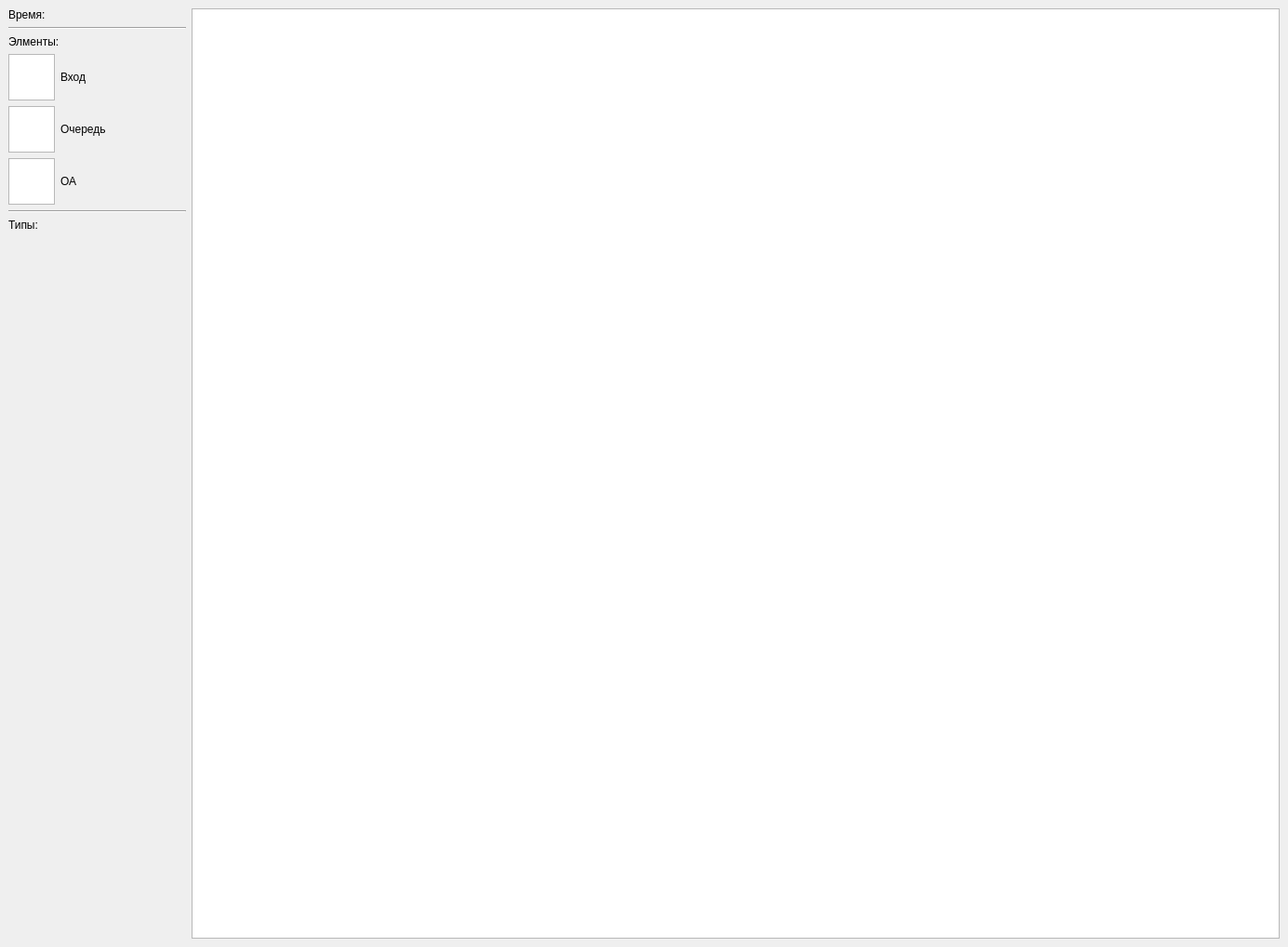
<?xml version="1.0" encoding="UTF-8"?>
<ui version="4.0">
 <class>Anim</class>
 <widget class="QMainWindow" name="Anim">
  <property name="geometry">
   <rect>
    <x>0</x>
    <y>0</y>
    <width>1385</width>
    <height>1018</height>
   </rect>
  </property>
  <property name="windowTitle">
   <string>Анимация</string>
  </property>
  <widget class="QWidget" name="centralwidget">
   <layout class="QHBoxLayout" name="horizontalLayout">
    <item>
     <layout class="QVBoxLayout" name="verticalLayout">
      <item>
       <widget class="QLabel" name="label">
        <property name="text">
         <string>Время: </string>
        </property>
       </widget>
      </item>
      <item>
       <widget class="Line" name="line">
        <property name="orientation">
         <enum>Qt::Horizontal</enum>
        </property>
       </widget>
      </item>
      <item>
       <widget class="QLabel" name="label_8">
        <property name="text">
         <string>Элменты:</string>
        </property>
       </widget>
      </item>
      <item>
       <layout class="QGridLayout" name="gridLayout" columnstretch="0,1,0" columnminimumwidth="0,0,0">
        <item row="0" column="1">
         <widget class="QLabel" name="label_3">
          <property name="text">
           <string>Вход</string>
          </property>
         </widget>
        </item>
        <item row="1" column="0">
         <widget class="QGraphicsView" name="qGW">
          <property name="sizePolicy">
           <sizepolicy hsizetype="Fixed" vsizetype="Fixed">
            <horstretch>0</horstretch>
            <verstretch>0</verstretch>
           </sizepolicy>
          </property>
          <property name="maximumSize">
           <size>
            <width>50</width>
            <height>50</height>
           </size>
          </property>
         </widget>
        </item>
        <item row="2" column="1">
         <widget class="QLabel" name="label_7">
          <property name="text">
           <string>ОА</string>
          </property>
         </widget>
        </item>
        <item row="1" column="1">
         <widget class="QLabel" name="label_6">
          <property name="text">
           <string>Очередь</string>
          </property>
         </widget>
        </item>
        <item row="2" column="0">
         <widget class="QGraphicsView" name="oaGW">
          <property name="sizePolicy">
           <sizepolicy hsizetype="Fixed" vsizetype="Fixed">
            <horstretch>0</horstretch>
            <verstretch>0</verstretch>
           </sizepolicy>
          </property>
          <property name="maximumSize">
           <size>
            <width>50</width>
            <height>50</height>
           </size>
          </property>
         </widget>
        </item>
        <item row="0" column="0">
         <widget class="QGraphicsView" name="entGW">
          <property name="sizePolicy">
           <sizepolicy hsizetype="Fixed" vsizetype="Fixed">
            <horstretch>0</horstretch>
            <verstretch>0</verstretch>
           </sizepolicy>
          </property>
          <property name="maximumSize">
           <size>
            <width>50</width>
            <height>50</height>
           </size>
          </property>
         </widget>
        </item>
       </layout>
      </item>
      <item>
       <widget class="Line" name="line_2">
        <property name="orientation">
         <enum>Qt::Horizontal</enum>
        </property>
       </widget>
      </item>
      <item>
       <widget class="QLabel" name="label_9">
        <property name="text">
         <string>Типы:</string>
        </property>
       </widget>
      </item>
      <item>
       <layout class="QGridLayout" name="colorGl"/>
      </item>
      <item>
       <spacer name="verticalSpacer">
        <property name="orientation">
         <enum>Qt::Vertical</enum>
        </property>
        <property name="sizeHint" stdset="0">
         <size>
          <width>20</width>
          <height>40</height>
         </size>
        </property>
       </spacer>
      </item>
     </layout>
    </item>
    <item>
     <widget class="QGraphicsView" name="animGV">
      <property name="sizePolicy">
       <sizepolicy hsizetype="Fixed" vsizetype="Fixed">
        <horstretch>0</horstretch>
        <verstretch>0</verstretch>
       </sizepolicy>
      </property>
      <property name="minimumSize">
       <size>
        <width>1170</width>
        <height>1000</height>
       </size>
      </property>
     </widget>
    </item>
   </layout>
  </widget>
 </widget>
 <resources/>
 <connections/>
</ui>
